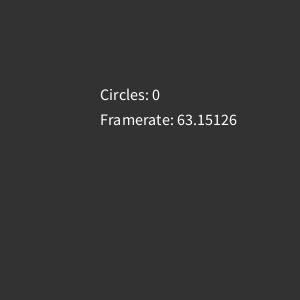
Frame 1 (no input)
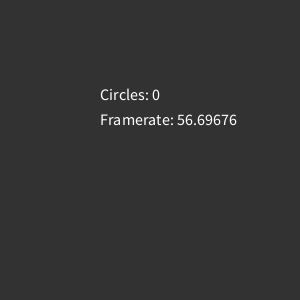
Frame 60 (the mouse pressed at the canvas centre just before this capture)
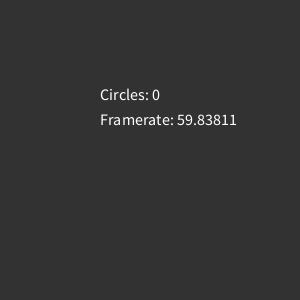
Frame 120 (the mouse held since frame 60 and released just before this capture)

The Processing sketch that drew these frames (run headless with seeded random() and noise(); from frame 60 on, the mouse is pressed at the canvas centre):

// Processing sketch: gravity_circles
// ── gravity_circles.pde
ArrayList<PVector> circles = new ArrayList<PVector>();

void setup() {
  size(300, 300);
}

void mouseDragged() {
  circles.add(new PVector(mouseX, mouseY));
}

void draw() {
  background(50);

  textSize(16);
  text("Circles: " + circles.size(), 100, 100);
  text("Framerate: " + frameRate, 100, 125);

  for (int i = 0; i < circles.size(); i++) {
    PVector circle = circles.get(i);
    circle.y += 1;
    ellipse(circle.x, circle.y, 50, 50);

    if (circle.y > height) {
      circles.remove(i);
    }
  }
}
